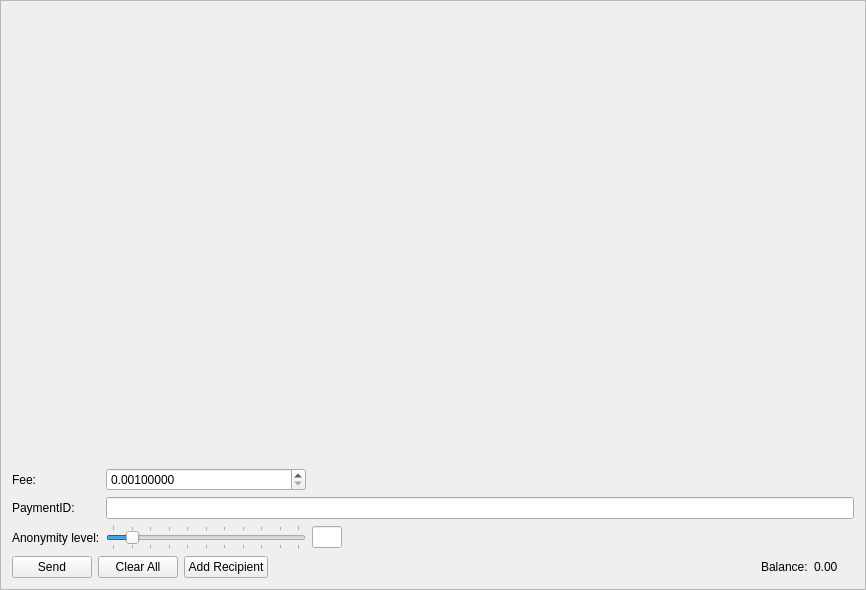
<?xml version="1.0" encoding="UTF-8"?>
<ui version="4.0">
 <class>SendFrame</class>
 <widget class="QFrame" name="SendFrame">
  <property name="geometry">
   <rect>
    <x>0</x>
    <y>0</y>
    <width>866</width>
    <height>590</height>
   </rect>
  </property>
  <property name="windowTitle">
   <string>Frame</string>
  </property>
  <property name="frameShape">
   <enum>QFrame::StyledPanel</enum>
  </property>
  <property name="frameShadow">
   <enum>QFrame::Raised</enum>
  </property>
  <layout class="QVBoxLayout" name="m_send_frame_main_layout">
   <item>
    <widget class="QScrollArea" name="m_transfersScrollarea">
     <property name="frameShape">
      <enum>QFrame::NoFrame</enum>
     </property>
     <property name="widgetResizable">
      <bool>true</bool>
     </property>
     <widget class="QWidget" name="scrollAreaWidgetContents">
      <property name="geometry">
       <rect>
        <x>0</x>
        <y>0</y>
        <width>840</width>
        <height>412</height>
       </rect>
      </property>
      <layout class="QVBoxLayout" name="m_send_frame_layout">
       <property name="leftMargin">
        <number>0</number>
       </property>
       <property name="topMargin">
        <number>0</number>
       </property>
       <property name="rightMargin">
        <number>0</number>
       </property>
       <property name="bottomMargin">
        <number>0</number>
       </property>
       <item>
        <spacer name="verticalSpacer">
         <property name="orientation">
          <enum>Qt::Vertical</enum>
         </property>
         <property name="sizeHint" stdset="0">
          <size>
           <width>20</width>
           <height>445</height>
          </size>
         </property>
        </spacer>
       </item>
      </layout>
     </widget>
    </widget>
   </item>
   <item>
    <layout class="QGridLayout" name="gridLayout">
     <property name="topMargin">
      <number>5</number>
     </property>
     <item row="2" column="0">
      <widget class="QLabel" name="label_2">
       <property name="text">
        <string>Anonymity level:</string>
       </property>
      </widget>
     </item>
     <item row="1" column="1" colspan="3">
      <widget class="QLineEdit" name="m_paymentIdEdit"/>
     </item>
     <item row="1" column="0">
      <widget class="QLabel" name="label_6">
       <property name="text">
        <string>PaymentID:</string>
       </property>
      </widget>
     </item>
     <item row="2" column="3">
      <spacer name="horizontalSpacer">
       <property name="orientation">
        <enum>Qt::Horizontal</enum>
       </property>
       <property name="sizeType">
        <enum>QSizePolicy::Expanding</enum>
       </property>
       <property name="sizeHint" stdset="0">
        <size>
         <width>298</width>
         <height>20</height>
        </size>
       </property>
      </spacer>
     </item>
     <item row="2" column="1">
      <widget class="QSlider" name="m_mixinSlider">
       <property name="maximumSize">
        <size>
         <width>200</width>
         <height>16777215</height>
        </size>
       </property>
       <property name="maximum">
        <number>10</number>
       </property>
       <property name="pageStep">
        <number>1</number>
       </property>
       <property name="value">
        <number>1</number>
       </property>
       <property name="tracking">
        <bool>false</bool>
       </property>
       <property name="orientation">
        <enum>Qt::Horizontal</enum>
       </property>
       <property name="tickPosition">
        <enum>QSlider::TicksBothSides</enum>
       </property>
       <property name="tickInterval">
        <number>1</number>
       </property>
      </widget>
     </item>
     <item row="2" column="2">
      <widget class="QLineEdit" name="m_mixinEdit">
       <property name="maximumSize">
        <size>
         <width>30</width>
         <height>16777215</height>
        </size>
       </property>
       <property name="text">
        <string notr="true"/>
       </property>
       <property name="maxLength">
        <number>5</number>
       </property>
       <property name="alignment">
        <set>Qt::AlignCenter</set>
       </property>
       <property name="readOnly">
        <bool>true</bool>
       </property>
      </widget>
     </item>
     <item row="0" column="0">
      <widget class="QLabel" name="label">
       <property name="text">
        <string>Fee:</string>
       </property>
      </widget>
     </item>
     <item row="0" column="1">
      <widget class="QDoubleSpinBox" name="m_feeSpin">
       <property name="decimals">
        <number>8</number>
       </property>
       <property name="minimum">
        <double>0.001000000000000</double>
       </property>
       <property name="maximum">
        <double>999999999999999.000000000000000</double>
       </property>
       <property name="singleStep">
        <double>0.010000000000000</double>
       </property>
       <property name="value">
        <double>0.001000000000000</double>
       </property>
      </widget>
     </item>
    </layout>
   </item>
   <item>
    <layout class="QHBoxLayout" name="horizontalLayout">
     <item>
      <widget class="QPushButton" name="m_sendButton">
       <property name="text">
        <string>Send</string>
       </property>
       <property name="icon">
        <iconset resource="../../resources.qrc">
         <normaloff>:/icons/send</normaloff>:/icons/send</iconset>
       </property>
      </widget>
     </item>
     <item>
      <widget class="QPushButton" name="m_clearAllButton">
       <property name="text">
        <string>Clear All</string>
       </property>
       <property name="icon">
        <iconset resource="../../resources.qrc">
         <normaloff>:/icons/remove</normaloff>:/icons/remove</iconset>
       </property>
      </widget>
     </item>
     <item>
      <widget class="QPushButton" name="m_addRecipientButton">
       <property name="text">
        <string>Add Recipient</string>
       </property>
       <property name="icon">
        <iconset resource="../../resources.qrc">
         <normaloff>:/icons/add</normaloff>:/icons/add</iconset>
       </property>
      </widget>
     </item>
     <item>
      <spacer name="horizontalSpacer_2">
       <property name="orientation">
        <enum>Qt::Horizontal</enum>
       </property>
       <property name="sizeHint" stdset="0">
        <size>
         <width>40</width>
         <height>20</height>
        </size>
       </property>
      </spacer>
     </item>
     <item>
      <widget class="QLabel" name="label_4">
       <property name="text">
        <string>Balance:</string>
       </property>
      </widget>
     </item>
     <item>
      <widget class="QLabel" name="m_balanceLabel">
       <property name="text">
        <string notr="true">0.00 </string>
       </property>
      </widget>
     </item>
     <item>
      <widget class="QLabel" name="m_tickerLabel">
       <property name="text">
        <string notr="true"/>
       </property>
      </widget>
     </item>
    </layout>
   </item>
  </layout>
 </widget>
 <tabstops>
  <tabstop>m_paymentIdEdit</tabstop>
  <tabstop>m_mixinSlider</tabstop>
  <tabstop>m_sendButton</tabstop>
  <tabstop>m_clearAllButton</tabstop>
  <tabstop>m_addRecipientButton</tabstop>
  <tabstop>m_transfersScrollarea</tabstop>
  <tabstop>m_mixinEdit</tabstop>
 </tabstops>
 <resources>
  <include location="../../resources.qrc"/>
 </resources>
 <connections>
  <connection>
   <sender>m_addRecipientButton</sender>
   <signal>clicked()</signal>
   <receiver>SendFrame</receiver>
   <slot>addRecipientClicked()</slot>
   <hints>
    <hint type="sourcelabel">
     <x>282</x>
     <y>561</y>
    </hint>
    <hint type="destinationlabel">
     <x>432</x>
     <y>294</y>
    </hint>
   </hints>
  </connection>
  <connection>
   <sender>m_clearAllButton</sender>
   <signal>clicked()</signal>
   <receiver>SendFrame</receiver>
   <slot>clearAllClicked()</slot>
   <hints>
    <hint type="sourcelabel">
     <x>154</x>
     <y>561</y>
    </hint>
    <hint type="destinationlabel">
     <x>432</x>
     <y>294</y>
    </hint>
   </hints>
  </connection>
  <connection>
   <sender>m_sendButton</sender>
   <signal>clicked()</signal>
   <receiver>SendFrame</receiver>
   <slot>sendClicked()</slot>
   <hints>
    <hint type="sourcelabel">
     <x>53</x>
     <y>561</y>
    </hint>
    <hint type="destinationlabel">
     <x>432</x>
     <y>294</y>
    </hint>
   </hints>
  </connection>
  <connection>
   <sender>m_mixinSlider</sender>
   <signal>valueChanged(int)</signal>
   <receiver>SendFrame</receiver>
   <slot>mixinValueChanged(int)</slot>
   <hints>
    <hint type="sourcelabel">
     <x>221</x>
     <y>520</y>
    </hint>
    <hint type="destinationlabel">
     <x>432</x>
     <y>294</y>
    </hint>
   </hints>
  </connection>
 </connections>
 <slots>
  <slot>sendClicked()</slot>
  <slot>clearAllClicked()</slot>
  <slot>addRecipientClicked()</slot>
  <slot>mixinValueChanged(int)</slot>
 </slots>
</ui>
